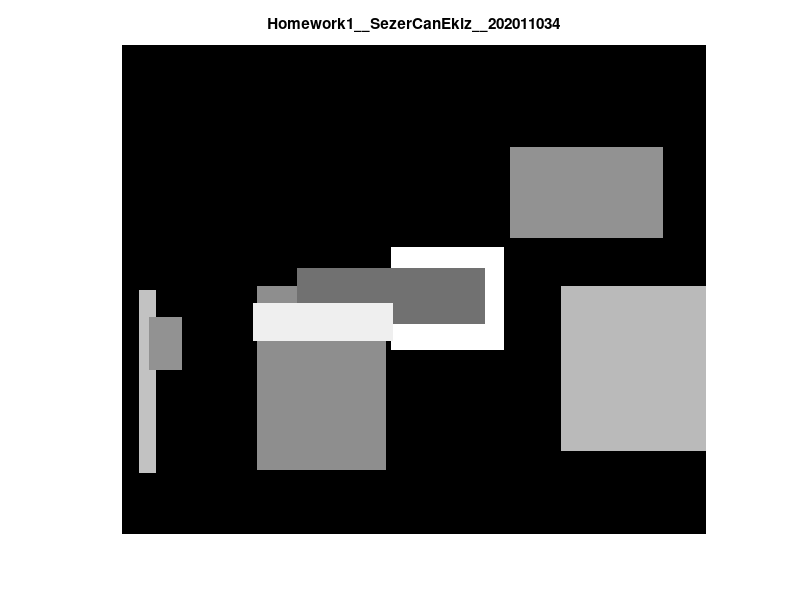

MATLAB code to generate this figure:
% Clear workspace
clear all
close all

% Creating an black image
image = zeros(512,512);

% Specified number of rectangular
n=8;

% Create rectangular 
for i = 1:n

     % Position of rectangular on image
    x = randi([1, 512]);
    y = randi([1, 512]); 

    % Width and height of rectangular
    width = randi([10,200]); 
    height = randi([10,200]); 

    % Random intensity value
    intensity = randi([100, 255]);

    % Draw rectangular
    image(y:y+height, x:x+width) = intensity;

end    

% Show image min(200, 512)
imshow(image, []); title('Homework1__SezerCanEkiz__202011034'); pause(0.5);

